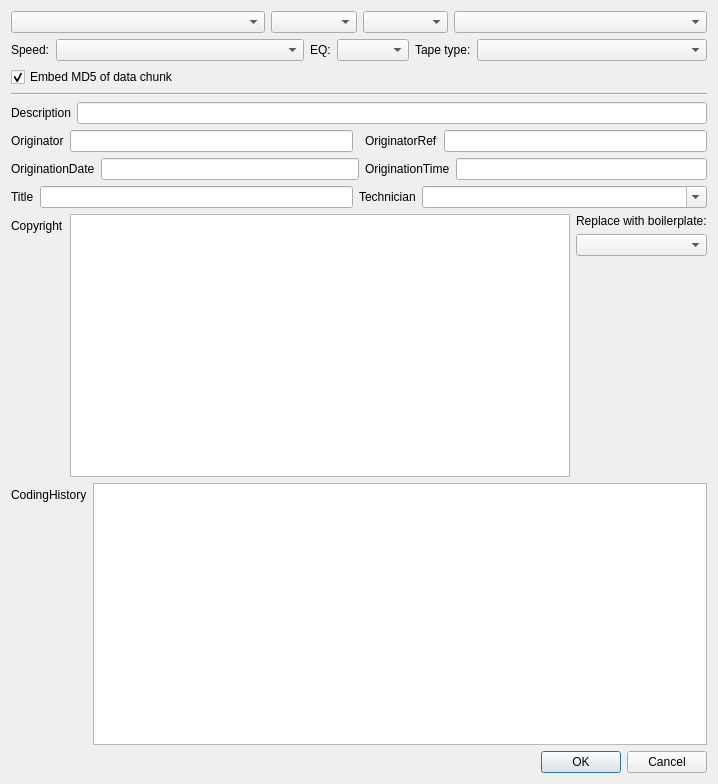
<?xml version="1.0" encoding="UTF-8"?>
<ui version="4.0">
 <class>Dialog</class>
 <widget class="QDialog" name="Dialog">
  <property name="geometry">
   <rect>
    <x>0</x>
    <y>0</y>
    <width>718</width>
    <height>784</height>
   </rect>
  </property>
  <property name="windowTitle">
   <string>Dialog</string>
  </property>
  <layout class="QGridLayout" name="gridLayout_3">
   <item row="0" column="0">
    <layout class="QGridLayout" name="gridLayout_2">
     <item row="0" column="0">
      <widget class="QComboBox" name="deckSelect">
       <property name="sizePolicy">
        <sizepolicy hsizetype="Expanding" vsizetype="Fixed">
         <horstretch>0</horstretch>
         <verstretch>0</verstretch>
        </sizepolicy>
       </property>
      </widget>
     </item>
     <item row="0" column="1" colspan="2">
      <widget class="QComboBox" name="adcSelect">
       <property name="sizePolicy">
        <sizepolicy hsizetype="Expanding" vsizetype="Fixed">
         <horstretch>0</horstretch>
         <verstretch>0</verstretch>
        </sizepolicy>
       </property>
      </widget>
     </item>
     <item row="0" column="3" colspan="2">
      <widget class="QComboBox" name="softwareSelect">
       <property name="sizePolicy">
        <sizepolicy hsizetype="Expanding" vsizetype="Fixed">
         <horstretch>0</horstretch>
         <verstretch>0</verstretch>
        </sizepolicy>
       </property>
      </widget>
     </item>
     <item row="0" column="5">
      <widget class="QComboBox" name="mediaSelect">
       <property name="sizePolicy">
        <sizepolicy hsizetype="Expanding" vsizetype="Fixed">
         <horstretch>0</horstretch>
         <verstretch>0</verstretch>
        </sizepolicy>
       </property>
      </widget>
     </item>
     <item row="1" column="0" colspan="2">
      <layout class="QFormLayout" name="formLayout_10">
       <property name="fieldGrowthPolicy">
        <enum>QFormLayout::ExpandingFieldsGrow</enum>
       </property>
       <item row="0" column="0">
        <widget class="QLabel" name="label_7">
         <property name="text">
          <string>Speed:</string>
         </property>
        </widget>
       </item>
       <item row="0" column="1">
        <widget class="QComboBox" name="speedSelect">
         <property name="sizePolicy">
          <sizepolicy hsizetype="Expanding" vsizetype="Fixed">
           <horstretch>0</horstretch>
           <verstretch>0</verstretch>
          </sizepolicy>
         </property>
        </widget>
       </item>
      </layout>
     </item>
     <item row="1" column="2" colspan="2">
      <layout class="QFormLayout" name="formLayout_11">
       <property name="fieldGrowthPolicy">
        <enum>QFormLayout::ExpandingFieldsGrow</enum>
       </property>
       <item row="0" column="0">
        <widget class="QLabel" name="label_12">
         <property name="text">
          <string>EQ:</string>
         </property>
        </widget>
       </item>
       <item row="0" column="1">
        <widget class="QComboBox" name="eqSelect">
         <property name="sizePolicy">
          <sizepolicy hsizetype="Expanding" vsizetype="Fixed">
           <horstretch>0</horstretch>
           <verstretch>0</verstretch>
          </sizepolicy>
         </property>
        </widget>
       </item>
      </layout>
     </item>
     <item row="1" column="4" colspan="2">
      <layout class="QFormLayout" name="formLayout_12">
       <property name="fieldGrowthPolicy">
        <enum>QFormLayout::ExpandingFieldsGrow</enum>
       </property>
       <item row="0" column="0">
        <widget class="QLabel" name="label_13">
         <property name="text">
          <string>Tape type:</string>
         </property>
        </widget>
       </item>
       <item row="0" column="1">
        <widget class="QComboBox" name="typeSelect">
         <property name="sizePolicy">
          <sizepolicy hsizetype="Expanding" vsizetype="Fixed">
           <horstretch>0</horstretch>
           <verstretch>0</verstretch>
          </sizepolicy>
         </property>
        </widget>
       </item>
      </layout>
     </item>
     <item row="2" column="0" colspan="3">
      <widget class="QCheckBox" name="md5Check">
       <property name="text">
        <string>Embed MD5 of data chunk</string>
       </property>
       <property name="checked">
        <bool>true</bool>
       </property>
      </widget>
     </item>
    </layout>
   </item>
   <item row="1" column="0">
    <widget class="Line" name="line">
     <property name="orientation">
      <enum>Qt::Horizontal</enum>
     </property>
    </widget>
   </item>
   <item row="2" column="0">
    <layout class="QGridLayout" name="gridLayout">
     <item row="0" column="0" colspan="3">
      <layout class="QHBoxLayout" name="horizontalLayout">
       <item>
        <layout class="QFormLayout" name="formLayout_7">
         <property name="fieldGrowthPolicy">
          <enum>QFormLayout::ExpandingFieldsGrow</enum>
         </property>
         <item row="0" column="0">
          <widget class="QLabel" name="label">
           <property name="text">
            <string>Description</string>
           </property>
          </widget>
         </item>
         <item row="0" column="1">
          <widget class="QLineEdit" name="descriptionLine"/>
         </item>
        </layout>
       </item>
      </layout>
     </item>
     <item row="1" column="0">
      <layout class="QHBoxLayout" name="horizontalLayout_3">
       <item>
        <layout class="QFormLayout" name="formLayout">
         <property name="fieldGrowthPolicy">
          <enum>QFormLayout::ExpandingFieldsGrow</enum>
         </property>
         <item row="0" column="0">
          <widget class="QLabel" name="label_2">
           <property name="text">
            <string>Originator</string>
           </property>
          </widget>
         </item>
         <item row="0" column="1">
          <widget class="QLineEdit" name="originatorLine"/>
         </item>
        </layout>
       </item>
      </layout>
     </item>
     <item row="1" column="2">
      <layout class="QHBoxLayout" name="horizontalLayout_4">
       <item>
        <layout class="QFormLayout" name="formLayout_2">
         <property name="fieldGrowthPolicy">
          <enum>QFormLayout::ExpandingFieldsGrow</enum>
         </property>
         <item row="0" column="0">
          <widget class="QLabel" name="label_3">
           <property name="text">
            <string>OriginatorRef</string>
           </property>
          </widget>
         </item>
         <item row="0" column="1">
          <widget class="QLineEdit" name="originatorRefLine"/>
         </item>
        </layout>
       </item>
      </layout>
     </item>
     <item row="2" column="0" colspan="2">
      <layout class="QHBoxLayout" name="horizontalLayout_5">
       <item>
        <layout class="QFormLayout" name="formLayout_3">
         <property name="fieldGrowthPolicy">
          <enum>QFormLayout::ExpandingFieldsGrow</enum>
         </property>
         <item row="0" column="1">
          <widget class="QLineEdit" name="originationDateLine"/>
         </item>
         <item row="0" column="0">
          <widget class="QLabel" name="label_4">
           <property name="text">
            <string>OriginationDate</string>
           </property>
          </widget>
         </item>
        </layout>
       </item>
      </layout>
     </item>
     <item row="2" column="2">
      <layout class="QHBoxLayout" name="horizontalLayout_6">
       <item>
        <layout class="QFormLayout" name="formLayout_4">
         <property name="fieldGrowthPolicy">
          <enum>QFormLayout::ExpandingFieldsGrow</enum>
         </property>
         <item row="0" column="0">
          <widget class="QLabel" name="label_5">
           <property name="text">
            <string>OriginationTime</string>
           </property>
          </widget>
         </item>
         <item row="0" column="1">
          <widget class="QLineEdit" name="originationTimeLine"/>
         </item>
        </layout>
       </item>
      </layout>
     </item>
     <item row="3" column="0">
      <layout class="QHBoxLayout" name="horizontalLayout_7">
       <item>
        <layout class="QFormLayout" name="formLayout_5">
         <property name="fieldGrowthPolicy">
          <enum>QFormLayout::ExpandingFieldsGrow</enum>
         </property>
         <item row="0" column="0">
          <widget class="QLabel" name="label_6">
           <property name="text">
            <string>Title</string>
           </property>
          </widget>
         </item>
         <item row="0" column="1">
          <widget class="QLineEdit" name="titleLine"/>
         </item>
        </layout>
       </item>
      </layout>
     </item>
     <item row="3" column="1" colspan="2">
      <layout class="QHBoxLayout" name="horizontalLayout_8">
       <item>
        <layout class="QFormLayout" name="formLayout_6">
         <property name="fieldGrowthPolicy">
          <enum>QFormLayout::ExpandingFieldsGrow</enum>
         </property>
         <item row="0" column="0">
          <widget class="QLabel" name="label_8">
           <property name="text">
            <string>Technician</string>
           </property>
          </widget>
         </item>
         <item row="0" column="1">
          <widget class="QComboBox" name="technicianBox">
           <property name="sizePolicy">
            <sizepolicy hsizetype="Expanding" vsizetype="Fixed">
             <horstretch>0</horstretch>
             <verstretch>0</verstretch>
            </sizepolicy>
           </property>
           <property name="editable">
            <bool>true</bool>
           </property>
          </widget>
         </item>
        </layout>
       </item>
      </layout>
     </item>
     <item row="4" column="0" colspan="3">
      <layout class="QHBoxLayout" name="horizontalLayout_9">
       <item>
        <layout class="QFormLayout" name="formLayout_8">
         <property name="fieldGrowthPolicy">
          <enum>QFormLayout::ExpandingFieldsGrow</enum>
         </property>
         <item row="0" column="0">
          <widget class="QLabel" name="label_9">
           <property name="text">
            <string>Copyright</string>
           </property>
          </widget>
         </item>
         <item row="0" column="1">
          <widget class="QPlainTextEdit" name="copyrightText"/>
         </item>
        </layout>
       </item>
       <item>
        <layout class="QVBoxLayout" name="verticalLayout">
         <item>
          <widget class="QLabel" name="label_10">
           <property name="text">
            <string>Replace with boilerplate:</string>
           </property>
          </widget>
         </item>
         <item>
          <widget class="QComboBox" name="copyrightSelect"/>
         </item>
         <item>
          <spacer name="verticalSpacer_2">
           <property name="orientation">
            <enum>Qt::Vertical</enum>
           </property>
           <property name="sizeHint" stdset="0">
            <size>
             <width>20</width>
             <height>40</height>
            </size>
           </property>
          </spacer>
         </item>
        </layout>
       </item>
      </layout>
     </item>
     <item row="5" column="0" colspan="3">
      <layout class="QHBoxLayout" name="horizontalLayout_10">
       <item>
        <layout class="QFormLayout" name="formLayout_9">
         <property name="fieldGrowthPolicy">
          <enum>QFormLayout::ExpandingFieldsGrow</enum>
         </property>
         <item row="0" column="0">
          <widget class="QLabel" name="label_11">
           <property name="text">
            <string>CodingHistory</string>
           </property>
          </widget>
         </item>
         <item row="0" column="1">
          <widget class="QPlainTextEdit" name="codingHistoryText"/>
         </item>
        </layout>
       </item>
      </layout>
     </item>
    </layout>
   </item>
   <item row="3" column="0">
    <widget class="QDialogButtonBox" name="buttonBox">
     <property name="orientation">
      <enum>Qt::Horizontal</enum>
     </property>
     <property name="standardButtons">
      <set>QDialogButtonBox::Cancel|QDialogButtonBox::Ok</set>
     </property>
    </widget>
   </item>
  </layout>
 </widget>
 <resources/>
 <connections>
  <connection>
   <sender>buttonBox</sender>
   <signal>accepted()</signal>
   <receiver>Dialog</receiver>
   <slot>accept()</slot>
   <hints>
    <hint type="sourcelabel">
     <x>248</x>
     <y>254</y>
    </hint>
    <hint type="destinationlabel">
     <x>157</x>
     <y>274</y>
    </hint>
   </hints>
  </connection>
  <connection>
   <sender>buttonBox</sender>
   <signal>rejected()</signal>
   <receiver>Dialog</receiver>
   <slot>reject()</slot>
   <hints>
    <hint type="sourcelabel">
     <x>316</x>
     <y>260</y>
    </hint>
    <hint type="destinationlabel">
     <x>286</x>
     <y>274</y>
    </hint>
   </hints>
  </connection>
 </connections>
</ui>
